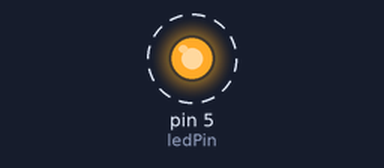
Bench run of a sketch on a simulated Arduino Uno, built with avr-gcc and run on an emulated ATmega328P. Shown: output pins drawn as LEDs (lit = HIGH). Dashed ring = blinking. What the sketch prints to the serial monitor is not drawn.

Above: at 0.5 s.
Timing chart, 0 to 4.6 s (numbered marks = the images above):
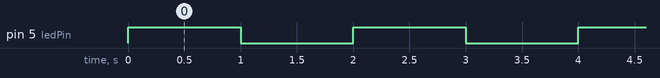

The sketch:

2-simpleBlink-serial.ino
```cpp
// simple LED blink with serial messages
// state changes happen within each loop


// led PINs
int ledPin = 5;

// led states
boolean ON = 1;
boolean OFF = 0;

void setup() {
  // put your setup code here, to run once:

  // set pinModes
  pinMode(ledPin, OUTPUT);

  // start serial
  Serial.begin(9600);
}

void loop() {

  // put your main code here, to run repeatedly:
  Serial.println("loop");

  // set ledPIN HIGH - LED ON
  Serial.println("ON");
  digitalWrite(ledPin, ON);// ON == 1 == HIGH ==> 5V
  // wait 1 second
  delay(1000);

  // set ledPIN LOW -- LED OFF
  Serial.println("OFF");
  digitalWrite(ledPin, OFF);// OFF == 0 == LOW ==> 0V(GND)
  // wait 1 second
  delay(1000);
}
```

Measured:
- by itself, pin 5 (ledPin): alternates HIGH for 1.0 s and LOW for 1.0 s
